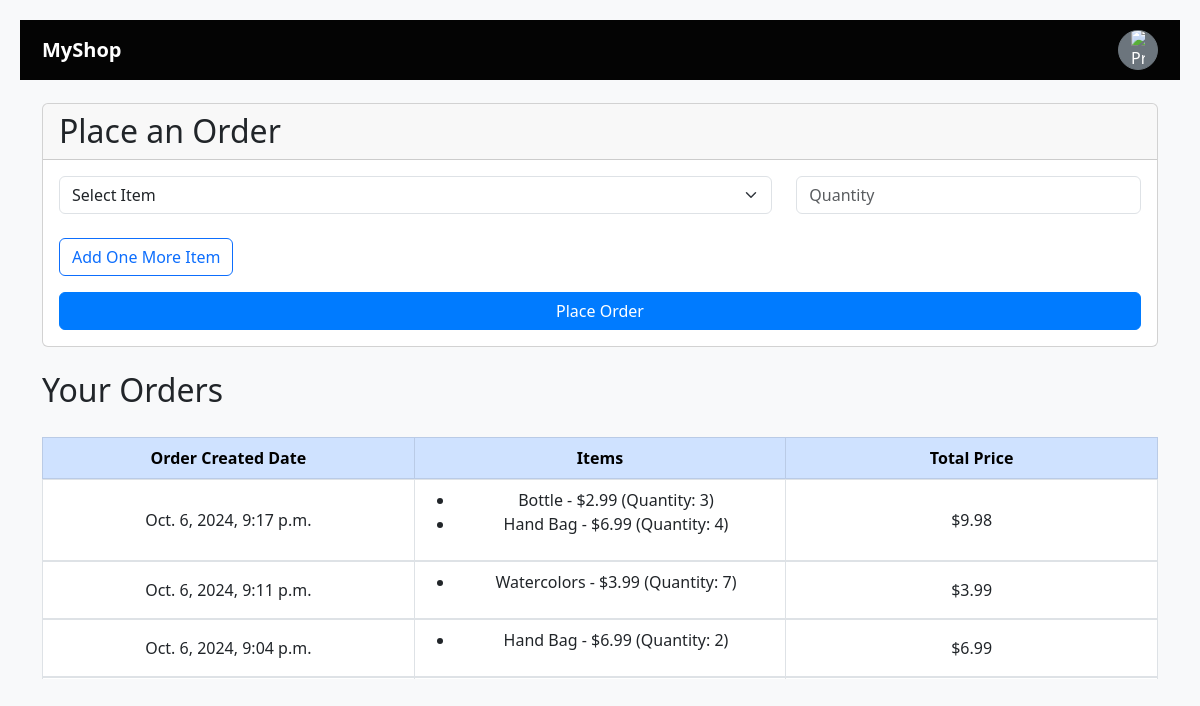
Screenshot of /order/ (signed in) with the database file from the repository.
### ecom/models.py (models this page shows, shortened)
class Order(models.Model):
    user = models.ForeignKey(User, on_delete=models.CASCADE)
    order_created_date = models.DateTimeField(auto_now_add=True)
    items = models.ManyToManyField(Item, through='OrderItem')
    def total_price(self):
        total = sum(item.price for item in self.items.all())
        return total

class OrderItem(models.Model):
    order = models.ForeignKey(Order, on_delete=models.CASCADE)
    item = models.ForeignKey(Item, on_delete=models.CASCADE)
    quantity = models.PositiveIntegerField(default=1)

class Item(models.Model):
    name = models.CharField(max_length=100, unique=True)
    price = models.DecimalField(max_digits=10, decimal_places=2)

### ecom/views.py (the view, shortened to what this page needs)
# urls.py: path('order/', views.order_view, name='order_view'),
@login_required
def order_view(request):
    items = Item.objects.all()
    orders = Order.objects.filter(user=request.user).order_by('-order_created_date').prefetch_related('orderitem_set')
    user_profile = request.user.userprofile  # Get the user's profile for address
    return render(request, 'order_view.html', {'items': items, 'orders': orders, 'user_profile': user_profile})

### ecom/templates/order_view.html (shortened to what this page needs)
<!DOCTYPE html>
<html lang="en">
<head>
    <link href="https://cdn.jsdelivr.net/npm/bootstrap@5.3.0-alpha1/dist/css/bootstrap.min.css" rel="stylesheet">
</head>
<body>
    <nav class="navbar navbar-expand-lg">
        <div class="container-fluid">
            <a class="navbar-brand" href="#">MyShop</a>
            <div class="dropdown ms-auto">
                <button class="btn btn-secondary profile-icon" type="button" id="profileDropdown" data-bs-toggle="dropdown" aria-expanded="false">
                    <img src="https://cdn-icons-png.flaticon.com/512/3135/3135715.png" alt="Profile">
                </button>
            </div>
        </div>
    </nav>
    <div class="container">
        <div class="card mb-4">
            <div class="card-header">
                <h2 class="mb-0">Place an Order</h2>
            </div>
            <div class="card-body">
                <form method="post" id="order-form">
                    <div id="order-items">
                        <div class="order-item row mb-3">
                            <div class="col-md-8">
                                <select name="item" class="form-select" required onchange="updatePrice(this)">
                                    <option value="">Select Item</option>
                                </select>
                            </div>
                            <div class="col-md-4">
                                <input type="number" name="quantity" class="form-control" min="1" placeholder="Quantity" required>
                            </div>
                        </div>
                    </div>
                    <button type="button" class="btn btn-outline-primary mb-3" onclick="addItem()">Add One More Item</button>
                    <br>
                    <button type="submit" class="btn btn-primary w-100">Place Order</button>
                </form>
            </div>
        </div>
        <div>
            <h2>Your Orders</h2>
            <div class="table-scroll">
                <table class="table table-bordered table-hover">
                    <thead class="table-primary">
                        <tr>
                            <th>Order Created Date</th>
                            <th>Items</th>
                            <th>Total Price</th>
                        </tr>
                    </thead>
                    <tbody>
                        {% for order in orders %}
                        <tr>
                            <td>{{ order.order_created_date }}</td>
                            <td>
                                <ul>
                                    {% for order_item in order.orderitem_set.all %}
                                    <li>{{ order_item.item.name }} - ${{ order_item.item.price }} (Quantity: {{ order_item.quantity }})</li>
                                    {% endfor %}
                                </ul>
                            </td>
                            <td>${{ order.total_price }}</td>
                        </tr>
                        {% endfor %}
                    </tbody>
                </table>
            </div>
        </div>
    </div>
</body>
</html>

### ecom/templates/order_view.html (style rules this page uses)
body { background-color: #f8f9fa; padding: 20px; }
.navbar { background-color: #040404; padding: 10px; margin-bottom: 2%; }
.navbar-brand { color: #fff; font-weight: bold; }
.profile-icon { display: flex; align-items: center; justify-content: center; width: 40px; height: 40px; background-color: #6c757d; border-radius: 50%; overflow: hidden; }
.profile-icon img { width: 100%; height: auto; }
.btn-primary { background-color: #007bff; border-color: #007bff; }
table th, table td { text-align: center; vertical-align: middle; }
table { margin-top: 20px; }
.table-scroll { max-height: 500px; overflow-y: auto; display: block; }
.table-scroll table { width: 100%; display: table; table-layout: fixed; }
thead { display: table-header-group; }
tbody { display: block; overflow-y: auto; height: 200px; }
tr { display: table; width: 100%; table-layout: fixed; }

### rows the page displays
Order: order_created_date "Oct. 6, 2024, 9:17 p.m.", total_price "9.98"
OrderItem: item.name "Bottle", item.price "2.99", quantity "3"
OrderItem: item.name "Hand Bag", item.price "6.99", quantity "4"
Order: order_created_date "Oct. 6, 2024, 9:11 p.m.", total_price "3.99"
OrderItem: item.name "Watercolors", item.price "3.99", quantity "7"
Order: order_created_date "Oct. 6, 2024, 9:04 p.m.", total_price "6.99"
OrderItem: item.name "Hand Bag", item.price "6.99", quantity "2"
